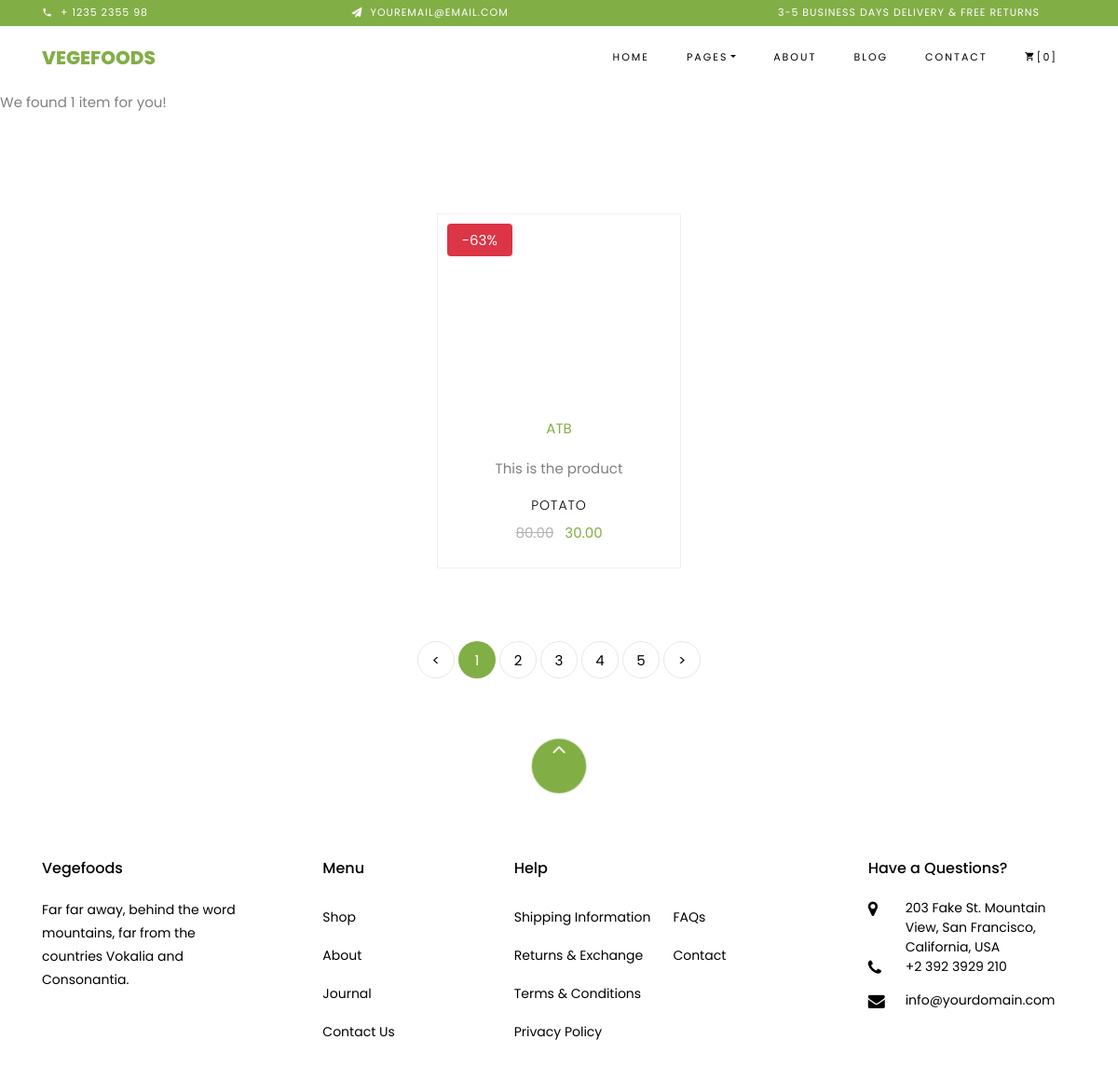
Page /category/Vegetables/catggcfdahabg/ on the committed database.
### core/models.py (models this page shows, shortened)
class Product(models.Model):
    pid = ShortUUIDField(
        unique=True,
        length=10,
        max_length=20,
        editable=False,
        prefix="prd",
        alphabet="abcdefgh",
    )
    user = models.ForeignKey(User, on_delete=models.SET_NULL, null=True)
    category = models.ForeignKey(
        Category, on_delete=models.SET_NULL, null=True, related_name="category"
    )
    vendor = models.ForeignKey(
        Vendor, on_delete=models.SET_NULL, null=True, related_name="vendor"
    )
    title = models.CharField(max_length=100, default="Fresh Pear")
    image = models.ImageField(upload_to=user_directory_path, default="product.jpg")
    description = models.TextField(null=True, blank=True, default="This is the product")
    price = models.DecimalField(max_digits=9999, decimal_places=2)
    old_price = models.DecimalField(
        max_digits=9999, decimal_places=2, null=True, blank=True
    )
    weight = models.CharField(max_length=10, default="1kg")
    specifications = models.TextField(null=True, blank=True)
    type = models.CharField(max_length=100, default="Organic")
    stock_count = models.CharField(max_length=100, default="10", null=True, blank=True)
    life = models.CharField(max_length=100, default="3", null=True, blank=True)
    mfd = models.DateTimeField(auto_now_add=False, null=True, blank=True)
    product_status = models.CharField(
        choices=STATUS, max_length=10, default="in_review"
    )
    status = models.BooleanField(default=True)
    in_stock = models.BooleanField(default=True)
    featured = models.BooleanField(default=False)
    digital = models.BooleanField(default=False)
    sku = ShortUUIDField(
        unique=True, length=5, max_length=10, prefix="sku", alphabet="1234567890"
    )
    date = models.DateTimeField(auto_now_add=True)
    updated = models.DateTimeField(null=True, blank=True)
    class Meta:
        verbose_name_plural = "Products"
    def get_precentage(self):
        if self.old_price and self.price < self.old_price:
            new_price = (self.price - self.old_price) / self.old_price
            new_price_in_percent = new_price * 100 if new_price != 1 else 0
            return new_price_in_percent
        return 0

class Vendor(models.Model):
    default_description = "What is Lorem Ipsum?Lorem Ipsum is simply dummy text of the printing and typesetting industry. Lorem Ipsum has been the industry's standard dummy text ever since the 1500s, when an unknown printer took a galley of type and scrambled it to make a type specimen book. It has survived not only five centuries, but also the leap into electronic typesetting, remaining essentially unchanged. It was popularised in the 1960s with the release of Letraset sheets containing Lorem Ipsum passages, and more recently with desktop publishing software like Aldus PageMaker including versions of Lorem Ipsum."
    vid = ShortUUIDField(
        unique=True,
        length=10,
        max_length=30,
        editable=False,
        prefix="vend",
        alphabet="abcdefgh",
    )
    title = models.CharField(max_length=100)
    image = models.ImageField(upload_to="vendor", default="vendor.jpg")
    cover_image = models.ImageField(upload_to=user_directory_path, default="vendor.jpg")
    description = models.TextField(null=True, blank=True, default=default_description)
    address = models.CharField(max_length=100, default="1 Main Street.")
    contact = models.CharField(max_length=20, default="+380 069 412 4100")
    chat_resp_time = models.CharField(max_length=100, default="100")
    shipping_on_time = models.CharField(max_length=100, default="1")
    authentic_rating = models.CharField(max_length=100, default="1")
    days_return = models.CharField(max_length=100, default="1")
    warranty_period = models.CharField(max_length=100, default="1")
    date = models.DateTimeField(null=True, blank=True)
    user = models.ForeignKey(User, on_delete=models.SET_NULL, null=True)
    class Meta:
        verbose_name_plural = "Vendor"

### core/views.py (the view)
# urls.py: path("category/<name>/<cid>/", category_product_list_view, name="category-product-list"),
def category_product_list_view(request, name, cid):
    category = Category.objects.get(cid=cid)
    products = Product.objects.filter(
        product_status="published", featured=True, category=category
    )
    context = {"category": category, "products": products}
    return render(request, "core/category-product-list.html", context)

### core/context_processor.py (called while the page is built)
def default(request):
    categories = Category.objects.all()
    context = {"categories": categories}
    return context

### templates/core/category-product-list.html
{% extends 'partials/base.html' %}
{% load static %}
{% block content %}
  <p>We found {{ products.count }} item{{ products.count|pluralize }} for you!</p>
  <section class="ftco-section">
    <div class="container-cart">
      {% if products.count %}
        {% include 'include/product-list-card.html' %}
      {% endif %}
    </div> <div class="row mt-5">
      <div class="col text-center">
        <div class="block-27">
          <ul>
            <li>
              <a href="#">&lt;</a>
            </li>
            <li class="active">
              <span>1</span>
            </li>
            <li>
              <a href="#">2</a>
            </li>
            <li>
              <a href="#">3</a>
            </li>
            <li>
              <a href="#">4</a>
            </li>
            <li>
              <a href="#">5</a>
            </li>
            <li>
              <a href="#">&gt;</a>
            </li>
          </ul>
        </div>
      </div>
    </div>
  </section>
{% endblock %}

### templates/include/product-list-card.html (shortened to what this page needs)
{% load static %}
{% for product in products %}
  <div class="col-md-6 col-lg-3 ftco-animate">
    <div class="product">
      <a href="{% url 'core:product-detail' product.pid %}" class="img-prod">
        <div class="img-wrap">
          {% if product.get_precentage %}
            <div class="text-white bg-danger px-3 py-1 rounded position-absolute" style="top: 10px; left: 10px;">{{ product.get_precentage|floatformat:0 }}%</div>
          {% endif %}
        </div>
      </a>
      <div class="text py-3 pb-4 px-3 text-center">
        <p>
          <a href="#">{{ product.vendor.title }}</a>
        </p>
        <p>{{ product.description|truncatechars:20 }}</p>
        <h3><a href="{% url 'core:product-detail' product.pid %}">{{ product.title }}</a></h3>
        <div class="d-flex">
          <div class="pricing">
            <p class="price">
              {% if product.old_price > product.price %}
                <span class="mr-2 price-dc">{{ product.old_price }}</span>
              {% endif %}
              <span class="price-sale">{{ product.price }}</span>
            </p>
          </div>
        </div>
      </div>
    </div>
  </div>
{% endfor %}

### static/css/modal-product-card.css (style rules this page uses)
:root { --vs-primary: 29 92 255; }

### rows in the picture
Product: get_precentage "-63", vendor "ATB", description "This is the product", title "POTATO", old_price "80.00", price "30.00"

### other values in the picture
{{ products.count }} "1"
